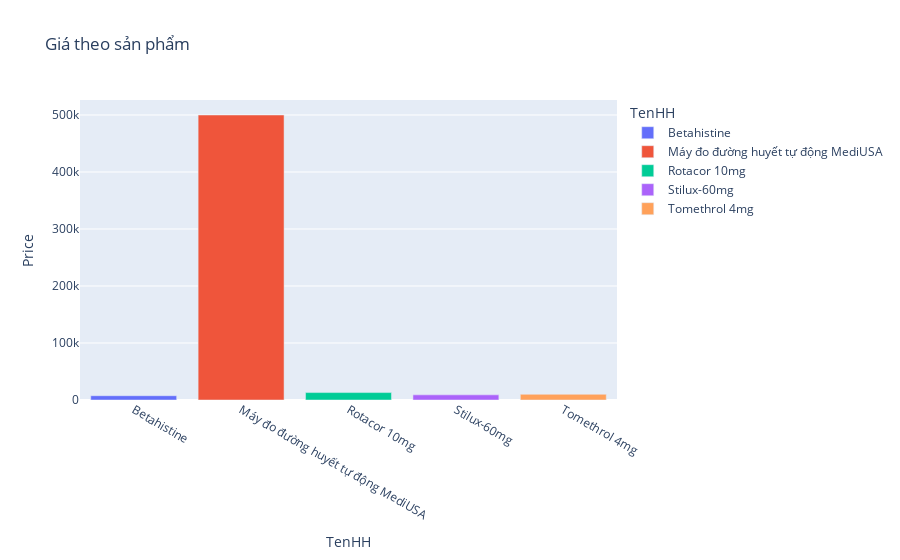

The notebook cell this image was saved under:
### Code cell
import pandas as pd
import matplotlib.pyplot as plt

# Đọc dữ liệu từ file JSON
data=pd.read_json("D:/lby/Nam4/HKII/BIGDATA/LeThiBaoYen_Buoi4/hanghoa.json")

# Thêm cột so_luong với giá trị là 1 cho tất cả các sản phẩm
data = data.assign(so_luong=1)

# Tạo groupby theo productlink và tính tổng số lượng sản phẩm
df_grouped = data[data['Active'] == True].groupby(['TenHH'])['Price'].sum().reset_index()



# Vẽ đồ thị cột

fig = px.bar(df_grouped, x='TenHH', y='Price', title='Giá theo sản phẩm',color='TenHH')
fig.update_traces(hovertemplate='Tên trang web: %{x}<br>số lượng: %{y:.0f} sản phẩm')

fig.show()

### Figure 1 — Plotly figure (JSON) as saved in the notebook; plotly's stock layout.template omitted (floating-point values rounded to 4 significant figures)
{"data": [{"alignmentgroup": "True", "hovertemplate": "Tên trang web: %{x}<br>số lượng: %{y:.0f} sản phẩm", "legendgroup": "Betahistine", "marker": {"color": "#636efa", "pattern": {"shape": ""}}, "name": "Betahistine", "offsetgroup": "Betahistine", "orientation": "v", "showlegend": true, "textposition": "auto", "type": "bar", "x": ["Betahistine"], "xaxis": "x", "y": [7500], "yaxis": "y"}, {"alignmentgroup": "True", "hovertemplate": "Tên trang web: %{x}<br>số lượng: %{y:.0f} sản phẩm", "legendgroup": "Máy đo đường huyết tự động MediUSA", "marker": {"color": "#EF553B", "pattern": {"shape": ""}}, "name": "Máy đo đường huyết tự động MediUSA", "offsetgroup": "Máy đo đường huyết tự động MediUSA", "orientation": "v", "showlegend": true, "textposition": "auto", "type": "bar", "x": ["Máy đo đường huyết tự động MediUSA"], "xaxis": "x", "y": [500000], "yaxis": "y"}, {"alignmentgroup": "True", "hovertemplate": "Tên trang web: %{x}<br>số lượng: %{y:.0f} sản phẩm", "legendgroup": "Rotacor 10mg", "marker": {"color": "#00cc96", "pattern": {"shape": ""}}, "name": "Rotacor 10mg", "offsetgroup": "Rotacor 10mg", "orientation": "v", "showlegend": true, "textposition": "auto", "type": "bar", "x": ["Rotacor 10mg"], "xaxis": "x", "y": [13000], "yaxis": "y"}, {"alignmentgroup": "True", "hovertemplate": "Tên trang web: %{x}<br>số lượng: %{y:.0f} sản phẩm", "legendgroup": "Stilux-60mg", "marker": {"color": "#ab63fa", "pattern": {"shape": ""}}, "name": "Stilux-60mg", "offsetgroup": "Stilux-60mg", "orientation": "v", "showlegend": true, "textposition": "auto", "type": "bar", "x": ["Stilux-60mg"], "xaxis": "x", "y": [9000], "yaxis": "y"}, {"alignmentgroup": "True", "hovertemplate": "Tên trang web: %{x}<br>số lượng: %{y:.0f} sản phẩm", "legendgroup": "Tomethrol 4mg", "marker": {"color": "#FFA15A", "pattern": {"shape": ""}}, "name": "Tomethrol 4mg", "offsetgroup": "Tomethrol 4mg", "orientation": "v", "showlegend": true, "textposition": "auto", "type": "bar", "x": ["Tomethrol 4mg"], "xaxis": "x", "y": [10000], "yaxis": "y"}], "layout": {"barmode": "relative", "legend": {"title": {"text": "TenHH"}, "tracegroupgap": 0}, "title": {"text": "Giá theo sản phẩm"}, "xaxis": {"anchor": "y", "categoryarray": ["Betahistine", "Máy đo đường huyết tự động MediUSA", "Rotacor 10mg", "Stilux-60mg", "Tomethrol 4mg"], "categoryorder": "array", "domain": [0, 1], "title": {"text": "TenHH"}}, "yaxis": {"anchor": "x", "domain": [0, 1], "title": {"text": "Price"}}}}
